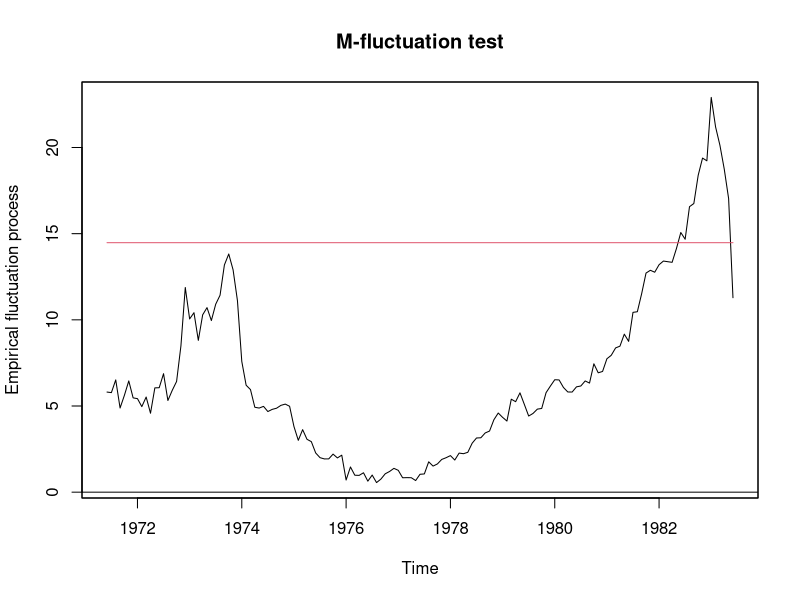
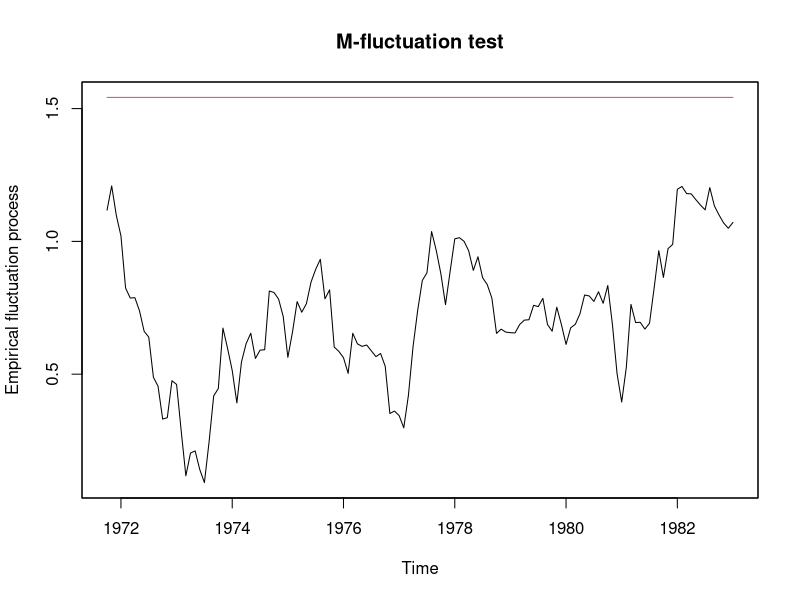
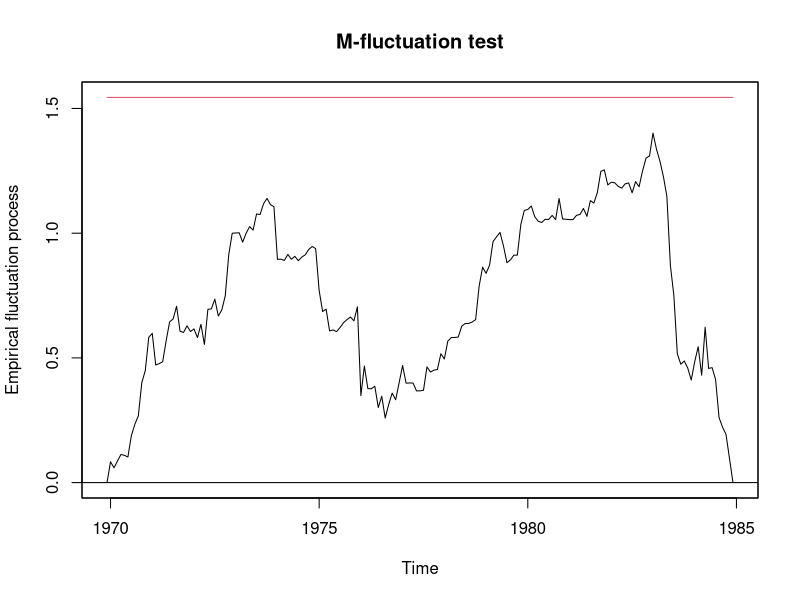
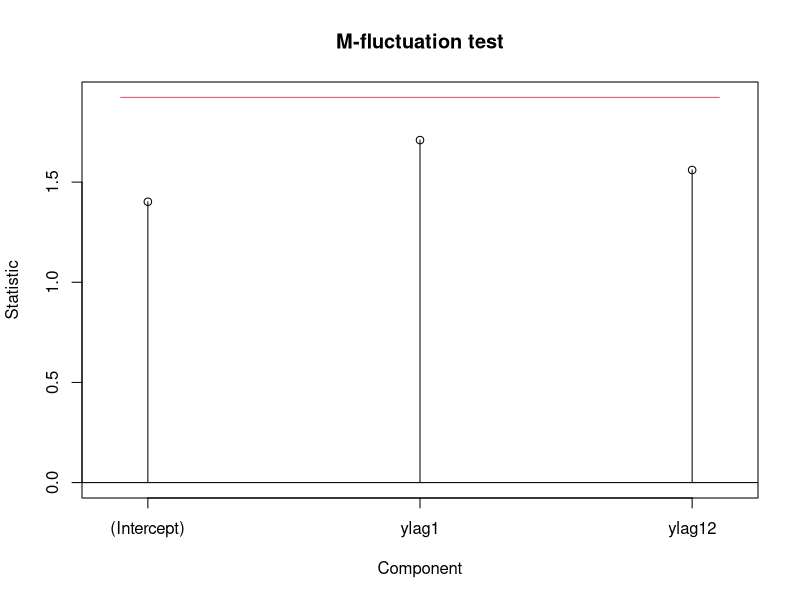
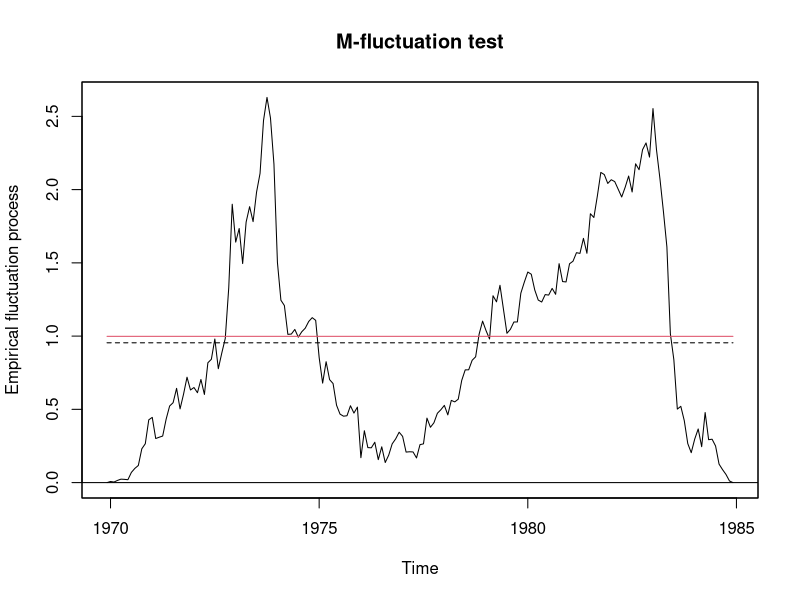

Write R code to recreate these figures, in order.
library(strucchange)


### Name: supLM
### Title: Generators for efpFunctionals along Continuous Variables
### Aliases: supLM maxMOSUM
### Keywords: regression

### ** Examples

## seatbelt data
data("UKDriverDeaths")
seatbelt <- log10(UKDriverDeaths)
seatbelt <- cbind(seatbelt, lag(seatbelt, k = -1), lag(seatbelt, k = -12))
colnames(seatbelt) <- c("y", "ylag1", "ylag12")
seatbelt <- window(seatbelt, start = c(1970, 1), end = c(1984,12))

## empirical fluctuation process
scus.seat <- gefp(y ~ ylag1 + ylag12, data = seatbelt)

## supLM test
plot(scus.seat, functional = supLM(0.1))
## MOSUM test
plot(scus.seat, functional = maxMOSUM(0.25))
## double maximum test
plot(scus.seat)
## range test
plot(scus.seat, functional = rangeBB)
## Cramer-von Mises statistic (Nyblom-Hansen test)
plot(scus.seat, functional = meanL2BB)
